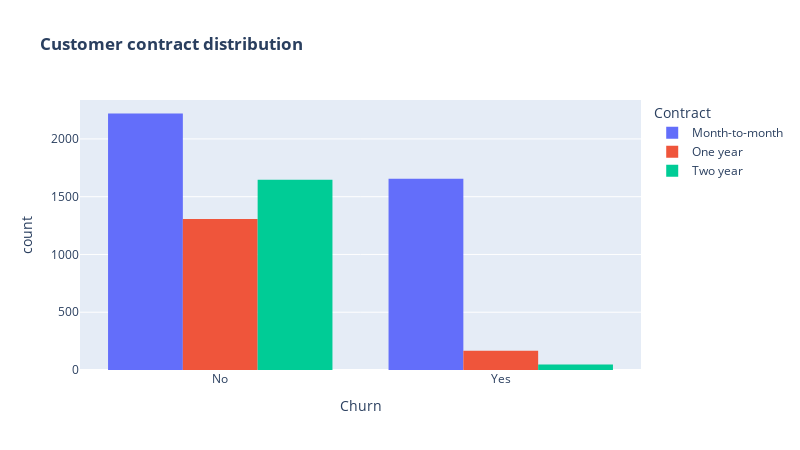

Source (notebook cell):
### Code cell
fig = px.histogram(df, x="Churn", color="Contract", barmode="group", title="<b>Customer contract distribution<b>")
fig.update_layout(width=800, height=450, bargap=0.2)
fig.show()

### Figure 1 — Plotly figure (JSON) as saved in the notebook; plotly's stock layout.template omitted (floating-point values rounded to 4 significant figures; data arrays with more than 128 entries replaced by an {"elided": "..."} marker saying what was removed)
{"data": [{"alignmentgroup": "True", "bingroup": "x", "hovertemplate": "Contract=Month-to-month<br>Churn=%{x}<br>count=%{y}<extra></extra>", "legendgroup": "Month-to-month", "marker": {"color": "#636efa", "pattern": {"shape": ""}}, "name": "Month-to-month", "offsetgroup": "Month-to-month", "orientation": "v", "showlegend": true, "type": "histogram", "x": {"elided": "3875 str values"}, "xaxis": "x", "yaxis": "y"}, {"alignmentgroup": "True", "bingroup": "x", "hovertemplate": "Contract=One year<br>Churn=%{x}<br>count=%{y}<extra></extra>", "legendgroup": "One year", "marker": {"color": "#EF553B", "pattern": {"shape": ""}}, "name": "One year", "offsetgroup": "One year", "orientation": "v", "showlegend": true, "type": "histogram", "x": {"elided": "1473 str values"}, "xaxis": "x", "yaxis": "y"}, {"alignmentgroup": "True", "bingroup": "x", "hovertemplate": "Contract=Two year<br>Churn=%{x}<br>count=%{y}<extra></extra>", "legendgroup": "Two year", "marker": {"color": "#00cc96", "pattern": {"shape": ""}}, "name": "Two year", "offsetgroup": "Two year", "orientation": "v", "showlegend": true, "type": "histogram", "x": {"elided": "1695 str values"}, "xaxis": "x", "yaxis": "y"}], "layout": {"bargap": 0.2, "barmode": "group", "height": 450, "legend": {"title": {"text": "Contract"}, "tracegroupgap": 0}, "title": {"text": "<b>Customer contract distribution<b>"}, "width": 800, "xaxis": {"anchor": "y", "domain": [0, 1], "title": {"text": "Churn"}}, "yaxis": {"anchor": "x", "domain": [0, 1], "title": {"text": "count"}}}}
